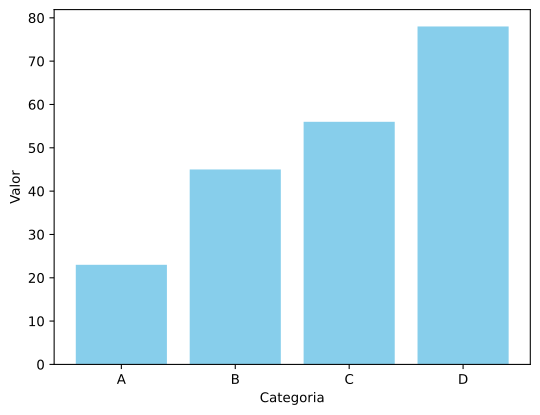

This chart was generated by the following Python code:
import matplotlib.pyplot as plt

categories = ["A", "B", "C", "D"]
valors = [23, 45, 56, 78]

plt.bar(categories, valors, color="skyblue")
plt.xlabel("Categoria")
plt.ylabel("Valor")
plt.savefig("p5.svg", bbox_inches="tight")
